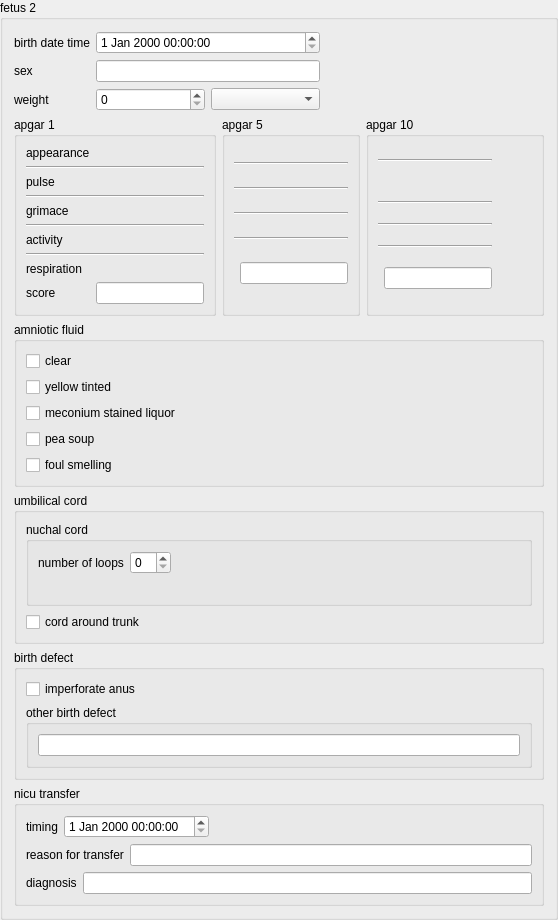
    <widget class="QGroupBox" name="fetus2GroupBox">
     <property name="title">
      <string>fetus 2</string>
     </property>
     <layout class="QVBoxLayout" name="verticalLayout_20">
      <item>
       <layout class="QGridLayout" name="gridLayout_13">
        <item row="0" column="0">
         <widget class="QLabel" name="fetus2BirthDateTimeLabel">
          <property name="text">
           <string>birth date time</string>
          </property>
         </widget>
        </item>
        <item row="0" column="1">
         <widget class="QDateTimeEdit" name="fetus2BirthDateTimeEdit"/>
        </item>
        <item row="1" column="0">
         <widget class="QLabel" name="fetus2SexLabel">
          <property name="text">
           <string>sex</string>
          </property>
         </widget>
        </item>
        <item row="1" column="1">
         <layout class="QHBoxLayout" name="horizontalLayout_16">
          <item>
           <layout class="QHBoxLayout" name="fetus2SexRadioLayout"/>
          </item>
          <item>
           <widget class="QLineEdit" name="fetus2SexLineEdit"/>
          </item>
         </layout>
        </item>
        <item row="1" column="2">
         <spacer name="horizontalSpacer_17">
          <property name="orientation">
           <enum>Qt::Horizontal</enum>
          </property>
          <property name="sizeHint" stdset="0">
           <size>
            <width>208</width>
            <height>20</height>
           </size>
          </property>
         </spacer>
        </item>
        <item row="2" column="0">
         <widget class="QLabel" name="fetus2WeightLabel">
          <property name="text">
           <string>weight</string>
          </property>
         </widget>
        </item>
        <item row="2" column="1">
         <layout class="QHBoxLayout" name="horizontalLayout_17">
          <item>
           <widget class="QDoubleSpinBox" name="fetus2WeightValueDoubleSpinBox">
            <property name="decimals">
             <number>0</number>
            </property>
            <property name="maximum">
             <double>1000000.000000000000000</double>
            </property>
           </widget>
          </item>
          <item>
           <widget class="QComboBox" name="fetus2WeightUnitComboBox"/>
          </item>
         </layout>
        </item>
       </layout>
      </item>
      <item>
       <layout class="QHBoxLayout" name="horizontalLayout_18">
        <item>
         <widget class="QGroupBox" name="fetus2Apgar1GroupBox">
          <property name="title">
           <string>apgar 1</string>
          </property>
          <layout class="QGridLayout" name="gridLayout_14">
           <item row="1" column="0" colspan="2">
            <widget class="Line" name="line_13">
             <property name="orientation">
              <enum>Qt::Horizontal</enum>
             </property>
            </widget>
           </item>
           <item row="6" column="0">
            <widget class="QLabel" name="fetus2ApgarActivityLabel">
             <property name="text">
              <string>activity</string>
             </property>
            </widget>
           </item>
           <item row="2" column="1">
            <layout class="QVBoxLayout" name="fetus2ApgarPulseRadioLayout"/>
           </item>
           <item row="2" column="0">
            <widget class="QLabel" name="fetus2ApgarPulseLabel">
             <property name="text">
              <string>pulse</string>
             </property>
            </widget>
           </item>
           <item row="8" column="1">
            <layout class="QVBoxLayout" name="fetus2ApgarRespirationRadioLayout"/>
           </item>
           <item row="7" column="0" colspan="2">
            <widget class="Line" name="line_14">
             <property name="orientation">
              <enum>Qt::Horizontal</enum>
             </property>
            </widget>
           </item>
           <item row="6" column="1">
            <layout class="QVBoxLayout" name="fetus2ApgarActivityRadioLayout"/>
           </item>
           <item row="0" column="1">
            <layout class="QVBoxLayout" name="fetus2ApgarAppearanceRadioLayout"/>
           </item>
           <item row="4" column="1">
            <layout class="QVBoxLayout" name="fetus2ApgarGrimaceRadioLayout"/>
           </item>
           <item row="0" column="0">
            <widget class="QLabel" name="fetus2ApgarAppearanceLabel">
             <property name="text">
              <string>appearance</string>
             </property>
            </widget>
           </item>
           <item row="8" column="0">
            <widget class="QLabel" name="fetus2ApgarRespirationLabel">
             <property name="text">
              <string>respiration</string>
             </property>
            </widget>
           </item>
           <item row="4" column="0">
            <widget class="QLabel" name="fetus2ApgarGrimaceLabel">
             <property name="text">
              <string>grimace</string>
             </property>
            </widget>
           </item>
           <item row="5" column="0" colspan="2">
            <widget class="Line" name="line_15">
             <property name="orientation">
              <enum>Qt::Horizontal</enum>
             </property>
            </widget>
           </item>
           <item row="3" column="0" colspan="2">
            <widget class="Line" name="line_16">
             <property name="orientation">
              <enum>Qt::Horizontal</enum>
             </property>
            </widget>
           </item>
           <item row="9" column="0">
            <widget class="QLabel" name="fetus2ApgarScoreLabel">
             <property name="text">
              <string>score</string>
             </property>
            </widget>
           </item>
           <item row="9" column="1">
            <widget class="QLineEdit" name="fetus2ApgarScore1LineEdit">
             <property name="sizePolicy">
              <sizepolicy hsizetype="Preferred" vsizetype="Fixed">
               <horstretch>0</horstretch>
               <verstretch>0</verstretch>
              </sizepolicy>
             </property>
             <property name="readOnly">
              <bool>true</bool>
             </property>
            </widget>
           </item>
          </layout>
         </widget>
        </item>
        <item>
         <widget class="QGroupBox" name="fetus2Apgar5GroupBox">
          <property name="title">
           <string>apgar 5</string>
          </property>
          <layout class="QGridLayout" name="gridLayout_15">
           <item row="0" column="1">
            <layout class="QVBoxLayout" name="fetus2Apgar5AppearanceRadioLayout"/>
           </item>
           <item row="6" column="1">
            <layout class="QVBoxLayout" name="fetus2Apgar5ActivityRadioLayout"/>
           </item>
           <item row="3" column="0" colspan="2">
            <widget class="Line" name="line_17">
             <property name="orientation">
              <enum>Qt::Horizontal</enum>
             </property>
            </widget>
           </item>
           <item row="5" column="0" colspan="2">
            <widget class="Line" name="line_18">
             <property name="orientation">
              <enum>Qt::Horizontal</enum>
             </property>
            </widget>
           </item>
           <item row="8" column="1">
            <layout class="QVBoxLayout" name="fetus2Apgar5RespirationRadioLayout"/>
           </item>
           <item row="4" column="1">
            <layout class="QVBoxLayout" name="fetus2Apgar5GrimaceRadioLayout"/>
           </item>
           <item row="7" column="0" colspan="2">
            <widget class="Line" name="line_19">
             <property name="orientation">
              <enum>Qt::Horizontal</enum>
             </property>
            </widget>
           </item>
           <item row="2" column="1">
            <layout class="QVBoxLayout" name="fetus2Apgar5PulseRadioLayout"/>
           </item>
           <item row="1" column="0" colspan="2">
            <widget class="Line" name="line_20">
             <property name="orientation">
              <enum>Qt::Horizontal</enum>
             </property>
            </widget>
           </item>
           <item row="10" column="1">
            <widget class="QLineEdit" name="fetus2ApgarScore5LineEdit">
             <property name="sizePolicy">
              <sizepolicy hsizetype="Preferred" vsizetype="Fixed">
               <horstretch>0</horstretch>
               <verstretch>0</verstretch>
              </sizepolicy>
             </property>
             <property name="readOnly">
              <bool>true</bool>
             </property>
            </widget>
           </item>
          </layout>
         </widget>
        </item>
        <item>
         <widget class="QGroupBox" name="fetus2Apgar10GroupBox">
          <property name="title">
           <string>apgar 10</string>
          </property>
          <layout class="QGridLayout" name="gridLayout_16">
           <item row="8" column="1">
            <layout class="QVBoxLayout" name="fetus2Apgar10RespirationRadioLayout"/>
           </item>
           <item row="5" column="0" colspan="2">
            <widget class="Line" name="line_21">
             <property name="orientation">
              <enum>Qt::Horizontal</enum>
             </property>
            </widget>
           </item>
           <item row="4" column="1">
            <layout class="QVBoxLayout" name="fetus2Apgar10GrimaceRadioLayout"/>
           </item>
           <item row="2" column="1">
            <layout class="QVBoxLayout" name="fetus2Apgar10PulseRadioLayout"/>
           </item>
           <item row="0" column="1">
            <layout class="QVBoxLayout" name="fetus2Apgar10AppearanceRadioLayout"/>
           </item>
           <item row="3" column="0" colspan="2">
            <widget class="Line" name="line_22">
             <property name="orientation">
              <enum>Qt::Horizontal</enum>
             </property>
            </widget>
           </item>
           <item row="7" column="0" colspan="2">
            <widget class="Line" name="line_23">
             <property name="orientation">
              <enum>Qt::Horizontal</enum>
             </property>
            </widget>
           </item>
           <item row="2" column="2">
            <spacer name="horizontalSpacer_18">
             <property name="orientation">
              <enum>Qt::Horizontal</enum>
             </property>
             <property name="sizeHint" stdset="0">
              <size>
               <width>40</width>
               <height>20</height>
              </size>
             </property>
            </spacer>
           </item>
           <item row="1" column="0" colspan="2">
            <widget class="Line" name="line_24">
             <property name="orientation">
              <enum>Qt::Horizontal</enum>
             </property>
            </widget>
           </item>
           <item row="6" column="1">
            <layout class="QVBoxLayout" name="fetus2Apgar10ActivityRadioLayout"/>
           </item>
           <item row="9" column="1">
            <widget class="QLineEdit" name="fetus2ApgarScore10LineEdit">
             <property name="sizePolicy">
              <sizepolicy hsizetype="Preferred" vsizetype="Fixed">
               <horstretch>0</horstretch>
               <verstretch>0</verstretch>
              </sizepolicy>
             </property>
             <property name="readOnly">
              <bool>true</bool>
             </property>
            </widget>
           </item>
          </layout>
         </widget>
        </item>
       </layout>
      </item>
      <item>
       <widget class="QGroupBox" name="fetus2AmnioticFluidGroupBox">
        <property name="title">
         <string>amniotic fluid</string>
        </property>
        <layout class="QVBoxLayout" name="verticalLayout_21">
         <item>
          <widget class="QCheckBox" name="fetus2AmnioticFluidClearCheckBox">
           <property name="text">
            <string>clear</string>
           </property>
          </widget>
         </item>
         <item>
          <widget class="QCheckBox" name="fetus2AmnioticFluidYellowTintedCheckBox">
           <property name="text">
            <string>yellow tinted</string>
           </property>
          </widget>
         </item>
         <item>
          <widget class="QCheckBox" name="fetus2AmnioticFluidMeconiumStainedLiquorCheckBox">
           <property name="text">
            <string>meconium stained liquor</string>
           </property>
          </widget>
         </item>
         <item>
          <widget class="QCheckBox" name="fetus2AmnioticFluidPeaSoupCheckBox">
           <property name="text">
            <string>pea soup</string>
           </property>
          </widget>
         </item>
         <item>
          <widget class="QCheckBox" name="fetus2AmnioticFluidFoulSmellingCheckBox">
           <property name="text">
            <string>foul smelling</string>
           </property>
          </widget>
         </item>
        </layout>
       </widget>
      </item>
      <item>
       <widget class="QGroupBox" name="fetus2UmbilicalCordGroupBox">
        <property name="title">
         <string>umbilical cord</string>
        </property>
        <layout class="QVBoxLayout" name="verticalLayout_22">
         <item>
          <widget class="QGroupBox" name="fetus2NuchalCordGroupBox">
           <property name="title">
            <string>nuchal cord</string>
           </property>
           <layout class="QVBoxLayout" name="verticalLayout_23">
            <item>
             <layout class="QHBoxLayout" name="horizontalLayout_19">
              <item>
               <widget class="QLabel" name="fetus2NumberOfLoopLabel">
                <property name="text">
                 <string>number of loops</string>
                </property>
               </widget>
              </item>
              <item>
               <widget class="QSpinBox" name="fetus2NumberOfLoopSpinBox"/>
              </item>
              <item>
               <spacer name="horizontalSpacer_19">
                <property name="orientation">
                 <enum>Qt::Horizontal</enum>
                </property>
                <property name="sizeHint" stdset="0">
                 <size>
                  <width>40</width>
                  <height>20</height>
                 </size>
                </property>
               </spacer>
              </item>
             </layout>
            </item>
            <item>
             <layout class="QHBoxLayout" name="horizontalLayout_20">
              <item>
               <layout class="QHBoxLayout" name="fetus2LooseOrTightNuchalCordHorizontalLayout"/>
              </item>
              <item>
               <spacer name="horizontalSpacer_20">
                <property name="orientation">
                 <enum>Qt::Horizontal</enum>
                </property>
                <property name="sizeHint" stdset="0">
                 <size>
                  <width>40</width>
                  <height>20</height>
                 </size>
                </property>
               </spacer>
              </item>
             </layout>
            </item>
           </layout>
          </widget>
         </item>
         <item>
          <widget class="QCheckBox" name="fetus2UmbilicalCordAroundTrunkCheckBox">
           <property name="text">
            <string>cord around trunk</string>
           </property>
          </widget>
         </item>
        </layout>
       </widget>
      </item>
      <item>
       <widget class="QGroupBox" name="fetus2BirthDefectGroupBox">
        <property name="title">
         <string>birth defect</string>
        </property>
        <layout class="QVBoxLayout" name="verticalLayout_24">
         <item>
          <widget class="QCheckBox" name="fetus2ImperforateAnusCheckBox">
           <property name="text">
            <string>imperforate anus</string>
           </property>
          </widget>
         </item>
         <item>
          <widget class="QGroupBox" name="fetus2OtherBirthDefectGroupBox">
           <property name="title">
            <string>other birth defect</string>
           </property>
           <layout class="QVBoxLayout" name="verticalLayout_25">
            <item>
             <widget class="QLineEdit" name="fetus2OtherBirthDefectLineEdit"/>
            </item>
           </layout>
          </widget>
         </item>
        </layout>
       </widget>
      </item>
      <item>
       <widget class="QGroupBox" name="fetus2NicuTransferGroupBox">
        <property name="title">
         <string>nicu transfer</string>
        </property>
        <layout class="QVBoxLayout" name="verticalLayout_26">
         <item>
          <layout class="QHBoxLayout" name="horizontalLayout_21">
           <item>
            <widget class="QLabel" name="fetus2NicuTransferDateTimeLabel">
             <property name="text">
              <string>timing</string>
             </property>
            </widget>
           </item>
           <item>
            <layout class="QHBoxLayout" name="fetus2NicuTransferRadioHorizontalLayout"/>
           </item>
           <item>
            <widget class="QDateTimeEdit" name="fetus2NicuTransferDateTimeEdit"/>
           </item>
           <item>
            <spacer name="horizontalSpacer_21">
             <property name="orientation">
              <enum>Qt::Horizontal</enum>
             </property>
             <property name="sizeHint" stdset="0">
              <size>
               <width>40</width>
               <height>20</height>
              </size>
             </property>
            </spacer>
           </item>
          </layout>
         </item>
         <item>
          <layout class="QHBoxLayout" name="horizontalLayout_22">
           <item>
            <widget class="QLabel" name="fetus2ReasonForNicuTransferLabel">
             <property name="text">
              <string>reason for transfer</string>
             </property>
            </widget>
           </item>
           <item>
            <widget class="QLineEdit" name="fetus2ReasonForNicuTransferLineEdit"/>
           </item>
          </layout>
         </item>
         <item>
          <layout class="QHBoxLayout" name="horizontalLayout_23">
           <item>
            <widget class="QLabel" name="fetus2NicuTransferDiagnosisLabel">
             <property name="text">
              <string>diagnosis</string>
             </property>
            </widget>
           </item>
           <item>
            <widget class="QLineEdit" name="fetus2NicuTransferDiagnosisLineEdit">
             <property name="text">
              <string/>
             </property>
            </widget>
           </item>
          </layout>
         </item>
        </layout>
       </widget>
      </item>
     </layout>
    </widget>
